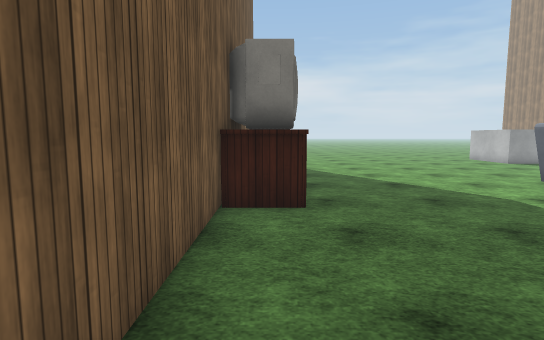
view 1 (above)

16 first-person views from a walk through a scene from a Unity 3-D project. The camera is 1.5 m above the floor, tilts 6° down and sees 80° across. The floor is counted in squares, 1 m on a side. Each view is taken from the middle of a square. On the plan, view 1 faces up. The plan holds only what a view shows up to about 15 squares ahead; the rest is blank. The place goes on beyond the plan. The player is left out. Some surface patterns are stand-ins.

view 2
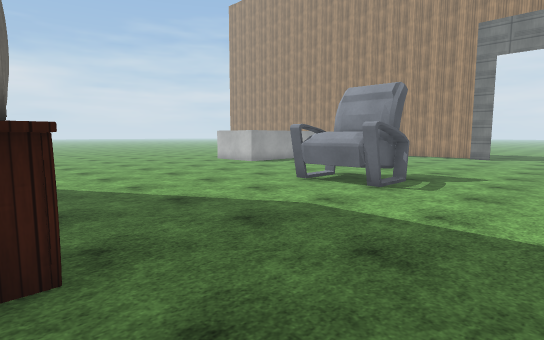

view 3
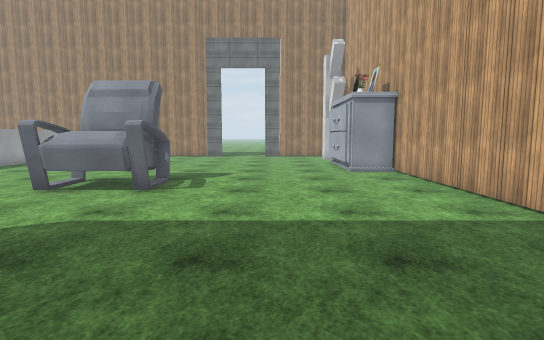

view 4
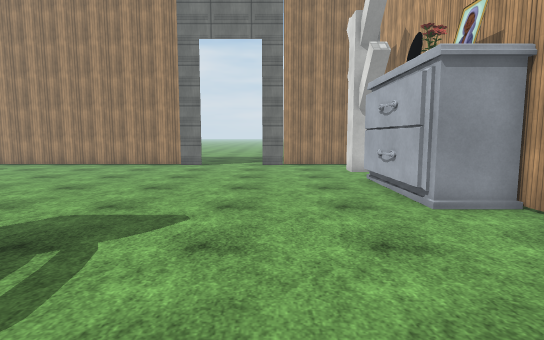

view 5
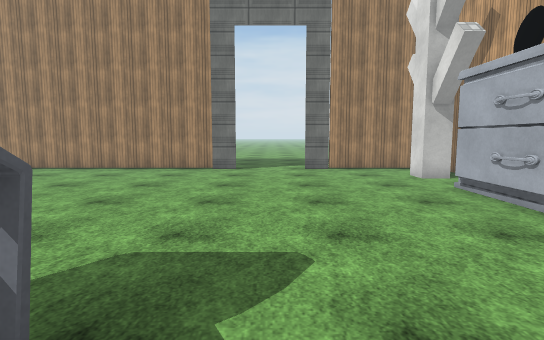

view 6
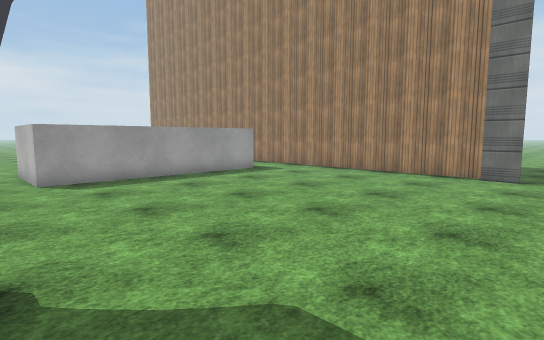

view 7
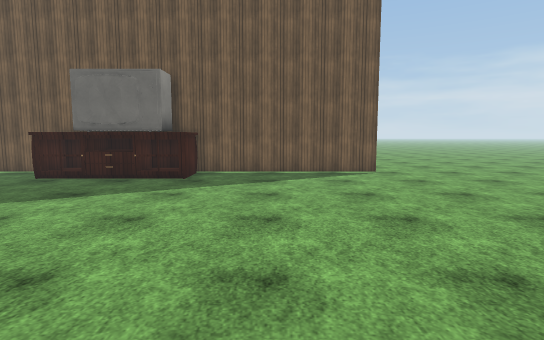

view 8
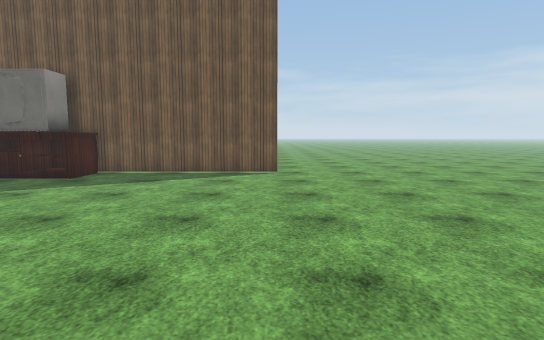

view 9
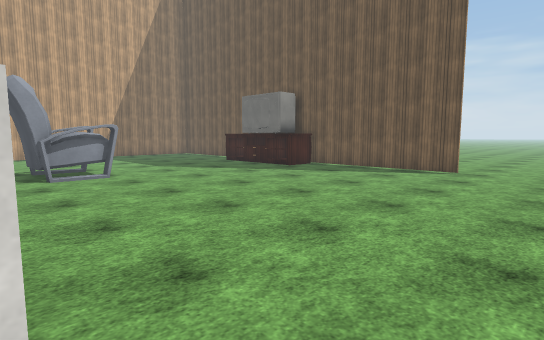

view 10
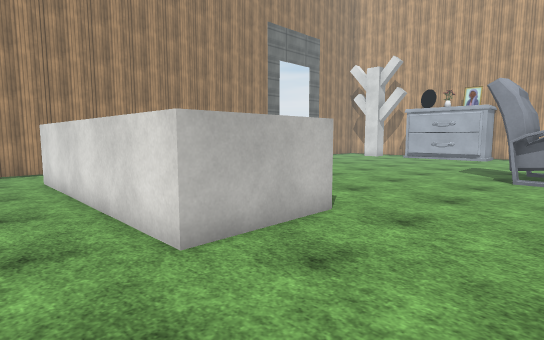

view 11
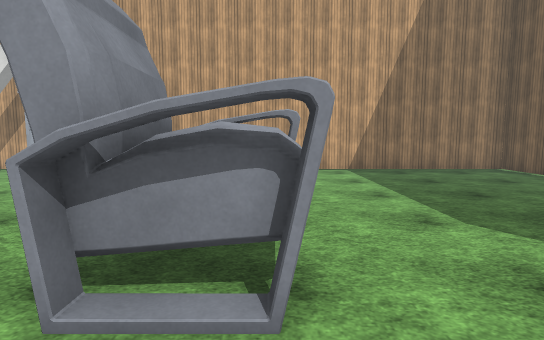

view 12
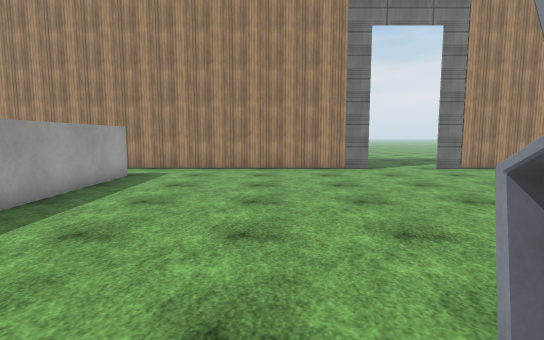

view 13
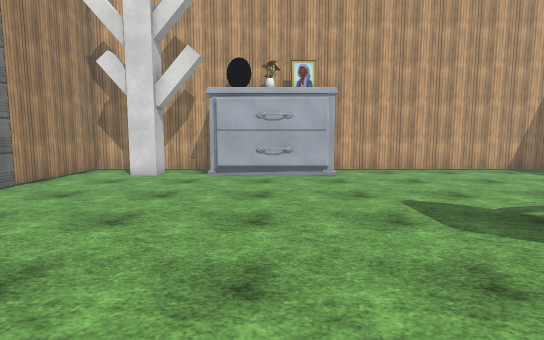

view 14
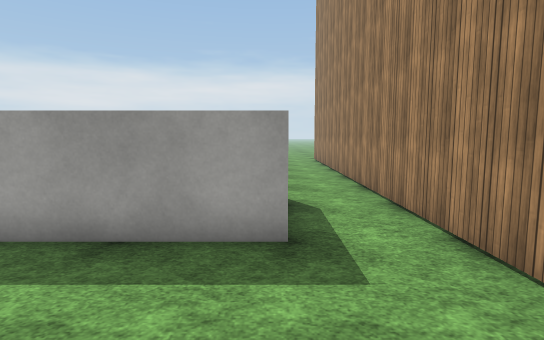

view 15
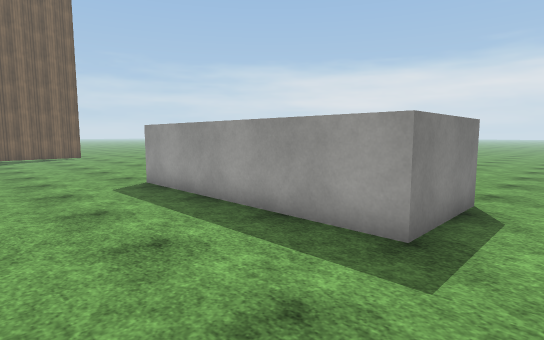

view 16
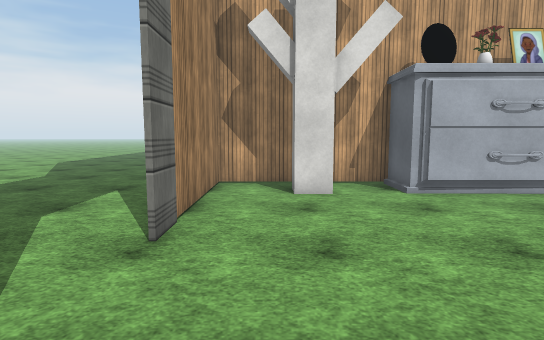

### Floor plan
Points are (right, up) in squares from view 1. A wall is a line through its corners. A room is listed if a view was taken in it or the views show most of it. See-through windows are left out.
Room 1 (views 1, 2, 3, 4, 5, 6, 7, 8, 9, 10, 11, 12, 13, 14, 15, 16)
walls: (12.8, 17.5) (12.8, 20.9) (21.2, 20.9) (21.2, 17.5) (12.8, 17.5); (23.7, 7.6) (23.7, 23.5); (18.2, -1.2) (23.7, -1.2) (23.7, 4.5); (-1.1, 19.2) (-1.1, -1.2) (14, -1.2); (20.4, -0.4) (20.4, 0.7) (21.4, 0.7) (21.4, -0.4)
ways out: opening at (-2.8, 21.5); opening at (24, 6)
objects: other object (0, 7) to (1, 7); TV (0, 8) to (1, 11); other object (0, 9) to (0, 10); other object (0, 12) to (1, 12); other object (9, 8) to (11, 11); other object (14, 1) to (18, 1)

Where each view was taken, in squares from view 1:
view 1: 0 up, 0 right, facing up
view 2: 3 up, 0 right, facing up-right
view 3: 4 up, 0 right, facing right
view 4: 4 up, 7 right, facing right
view 5: 6 up, 9 right, facing right
view 6: 6 up, 11 right, facing up-right
view 7: 15 up, 12 right, facing left
view 8: 19 up, 12 right, facing left
view 9: 23 up, 13 right, facing down-left
view 10: 23 up, 9 right, facing down-right
view 11: 13 up, 9 right, facing down
view 12: 12 up, 9 right, facing right
view 13: 13 up, 16 right, facing down
view 14: 13 up, 21 right, facing up
view 15: 13 up, 23 right, facing up-left
view 16: 9 up, 22 right, facing down
